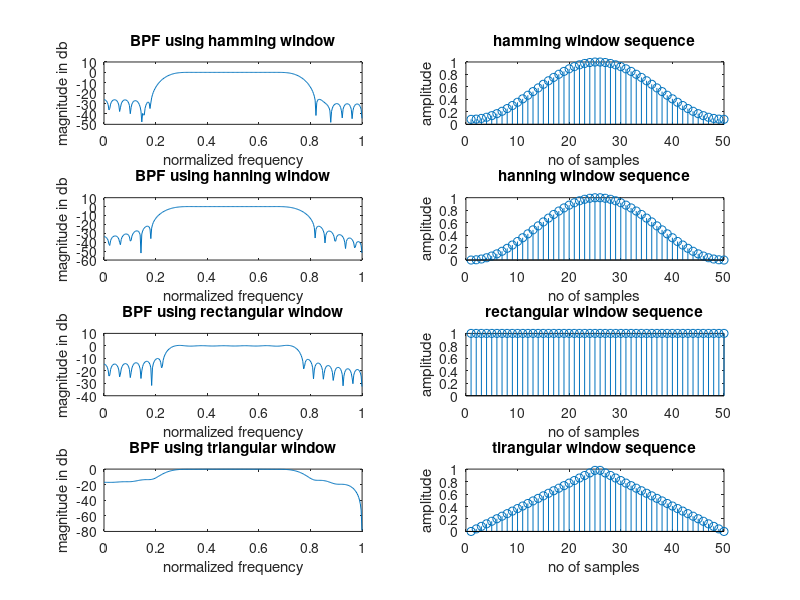

MATLAB code to generate this figure:
clc;
clear all;
close all;
wcl= 0.25*pi;
wc2 = 0.75*pi;
N=50;
%N = input('enter the value of N');
alpha = (N-1)/2;
n=0:1:N-1;
hd=(sin(wcl*(n-alpha+eps))-sin(wc2*(n-alpha+eps)))./(pi*(n-alpha+eps));
%BPFhamming
w1=hamming(N);
hn=hd.*w1';
w=0:0.01:pi;
h1=freqz(hn,1,w);
subplot(4,2,1);
plot(w/pi,10*log10(abs(h1)));
title('BPF using hamming window');
xlabel('normalized frequency');
ylabel('magnitude in db');
%BPFhanning
w2=hanning(N);
hn=hd.*w2';
w=0:0.01:pi;
h2=freqz(hn,1,w);
subplot(4,2,3);
plot(w/pi,10*log10(abs(h2)));
title('BPF using hanning window');
xlabel('normalized frequency');
ylabel('magnitude in db');
%BPFrect
w3=boxcar(N);
hn=hd.*w3';
w=0:0.01:pi;
h3=freqz(hn,1,w);
subplot(4,2,5);
plot(w/pi,10*log10(abs(h3)));
title('BPF using rectangular window');
xlabel('normalized frequency');
ylabel('magnitude in db');
%BPFtri
w4=bartlett(N);
hn=hd.*w4';
w=0:0.01:pi;
h4=freqz(hn,1,w);
subplot(4,2,7);
plot(w/pi,10*log10(abs(h4)));
title('BPF using triangular window');
xlabel('normalized frequency');
ylabel('magnitude in db');
%WINDOWS
%hamming
subplot(4,2,2);
stem(w1);
title('hamming window sequence');
xlabel('no of samples');
ylabel('amplitude');
%hanning
subplot(4,2,4);
stem(w2);
title('hanning window sequence');
xlabel('no of samples');
ylabel('amplitude');
%rectangular
subplot(4,2,6);
stem(w3);
title('rectangular window sequence');
xlabel('no of samples');
ylabel('amplitude');
%triangular
subplot(4,2,8);
stem(w4);
title('tirangular window sequence');
xlabel('no of samples');
ylabel('amplitude');
